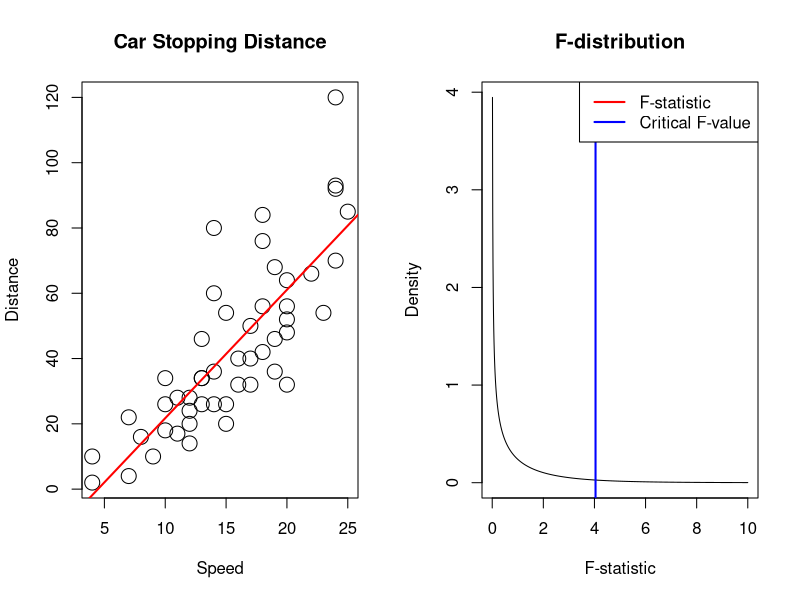

Source code (R):
data(cars)

model <- lm(dist ~ speed, data = cars)
summary(model)

residuals <- residuals(model)

residual_stats <- c(min(residuals), quantile(residuals, probs = c(0.25, 0.5, 0.75)), max(residuals))

residual_table <- as.data.frame(t(data.frame(Statistic = c("Min", "Q1", "Median", "Q3", "Max"), Residual = residual_stats)))
colnames(residual_table) <- NULL
print(residual_table, digits = 4, quote = FALSE)

cat("\n\n")

coef_table <- data.frame(
    Estimate = coef(model),
    Std_Error = summary(model)$coefficients[, "Std. Error"],
    t_value = summary(model)$coefficients[, "t value"],
    PR_greater_t = summary(model)$coefficients[, "Pr(>|t|)"]
)
print(coef_table, digits = 4, na.print = "NA", quote = FALSE)

cat("\n\n")

par(mfrow = c(1, 2))  # Set the layout to have 1 row and 2 columns

plot(cars$speed, cars$dist, xlab = "Speed", ylab = "Distance", main = "Car Stopping Distance", cex = 2)
abline(model, col = "red", lwd = 2)

f_stat <- summary(model)$fstatistic[1]

cat("F-Statistic:", f_stat, "\n")
cat("P-Value:", coef_table$PR_greater_t[2], "\n")

alpha <- 0.05
df1 <- length(coef(model)) - 1
df2 <- length(residuals) - length(coef(model))
critical_f <- qf(1 - alpha, df1, df2)

x <- seq(0, 10, length.out = 1000)
y <- df(x, df1, df2)
plot(x, y, type = "l", xlab = "F-statistic", ylab = "Density", main = "F-distribution")
abline(v = f_stat, col = "red", lwd = 2)
abline(v = critical_f, col = "blue", lwd = 2)

legend("topright", legend = c("F-statistic", "Critical F-value"), col = c("red", "blue"), lwd = 2)
if (coef_table$PR_greater_t[2] < alpha) {
    cat("Reject H0: There is evidence of a linear relationship between speed and stopping distance.\n")
} else {
    cat("Fail to reject H0: There is no evidence of a linear relationship between speed and stopping distance.\n")
}
